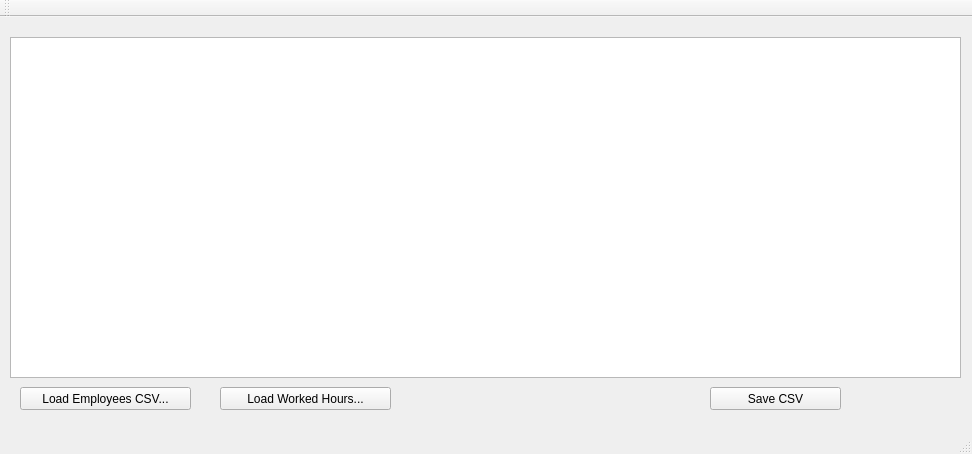
<?xml version="1.0" encoding="UTF-8"?>
<ui version="4.0">
 <class>tbwWindow</class>
 <widget class="QMainWindow" name="tbwWindow">
  <property name="geometry">
   <rect>
    <x>0</x>
    <y>0</y>
    <width>972</width>
    <height>454</height>
   </rect>
  </property>
  <property name="sizePolicy">
   <sizepolicy hsizetype="Fixed" vsizetype="Fixed">
    <horstretch>0</horstretch>
    <verstretch>0</verstretch>
   </sizepolicy>
  </property>
  <property name="windowTitle">
   <string>Payroll Application</string>
  </property>
  <widget class="QWidget" name="centralWidget">
   <widget class="QTableWidget" name="tableWidget">
    <property name="geometry">
     <rect>
      <x>10</x>
      <y>20</y>
      <width>951</width>
      <height>341</height>
     </rect>
    </property>
    <property name="sizePolicy">
     <sizepolicy hsizetype="Fixed" vsizetype="Fixed">
      <horstretch>0</horstretch>
      <verstretch>0</verstretch>
     </sizepolicy>
    </property>
    <property name="editTriggers">
     <set>QAbstractItemView::NoEditTriggers</set>
    </property>
    <property name="sortingEnabled">
     <bool>true</bool>
    </property>
   </widget>
   <widget class="QPushButton" name="btnLoadEmployee">
    <property name="geometry">
     <rect>
      <x>20</x>
      <y>370</y>
      <width>171</width>
      <height>23</height>
     </rect>
    </property>
    <property name="text">
     <string>Load Employees CSV...</string>
    </property>
   </widget>
   <widget class="QPushButton" name="btnLoadHours">
    <property name="geometry">
     <rect>
      <x>220</x>
      <y>370</y>
      <width>171</width>
      <height>23</height>
     </rect>
    </property>
    <property name="text">
     <string>Load Worked Hours...</string>
    </property>
   </widget>
   <widget class="QPushButton" name="btnSaveCSV">
    <property name="geometry">
     <rect>
      <x>710</x>
      <y>370</y>
      <width>131</width>
      <height>23</height>
     </rect>
    </property>
    <property name="text">
     <string>Save CSV</string>
    </property>
   </widget>
  </widget>
  <widget class="QMenuBar" name="menuBar">
   <property name="geometry">
    <rect>
     <x>0</x>
     <y>0</y>
     <width>972</width>
     <height>22</height>
    </rect>
   </property>
  </widget>
  <widget class="QToolBar" name="mainToolBar">
   <property name="sizePolicy">
    <sizepolicy hsizetype="Fixed" vsizetype="Fixed">
     <horstretch>0</horstretch>
     <verstretch>0</verstretch>
    </sizepolicy>
   </property>
   <attribute name="toolBarArea">
    <enum>TopToolBarArea</enum>
   </attribute>
   <attribute name="toolBarBreak">
    <bool>false</bool>
   </attribute>
  </widget>
  <widget class="QStatusBar" name="statusBar"/>
 </widget>
 <layoutdefault spacing="6" margin="11"/>
 <resources/>
 <connections/>
</ui>
